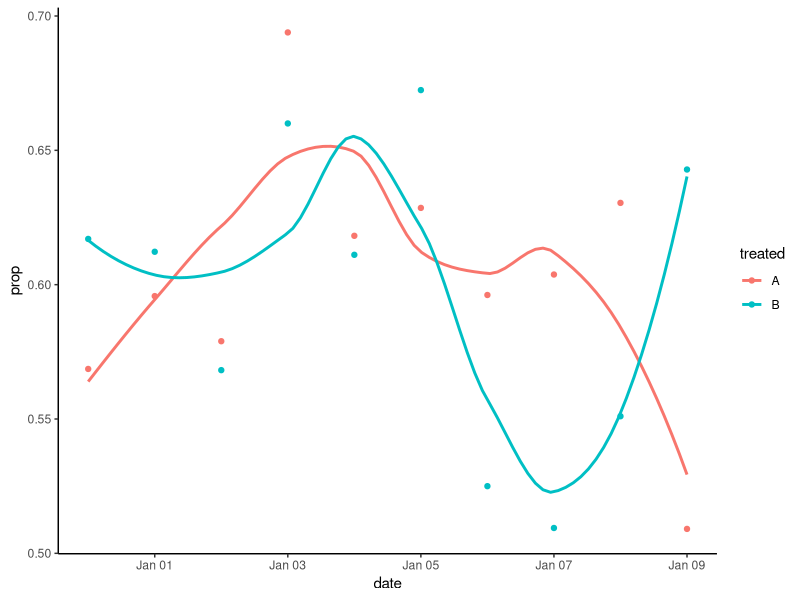
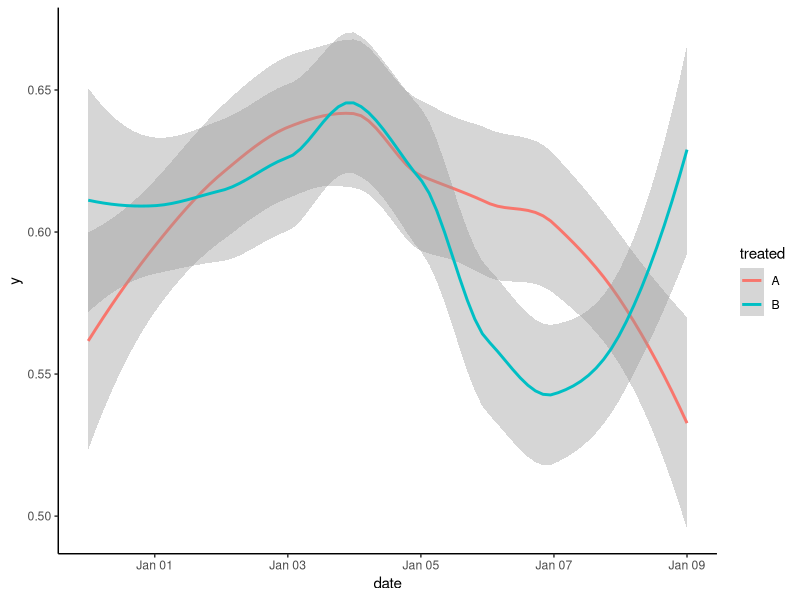

These figures' R source, in order:
set.seed(10)
start_date <- as.Date('2000-01-01')
end_date <- as.Date('2000-01-10')


Data <- data.frame(
  id = rep((1:1000),10),
  group = rep(c("A","B"), 25),
  x = sample(1:100),
  y = sample(c("1", "0"), 10, replace = TRUE),
  date = as.Date(
    sample(as.numeric(start_date):
             as.numeric(end_date), 1000,
           replace = T), origin = '2000-01-01'))

library(tidyverse)
Data %>%
  mutate(treated = factor(group)) %>%
  mutate(date = as.POSIXct(date)) %>% #convert date to date
  group_by(treated, date) %>% #group
  summarise(prop = sum(y=="1")/n()) %>% #calculate proportion
  ggplot() +
  theme_classic() +
  geom_smooth(aes(x = date, y = prop, color = treated), se = F) +
  geom_point(aes(x = date, y = prop, color = treated)) +
  geom_vline(xintercept = as.POSIXct("2000-01-05 12:00 GMT"), color = 'black', lwd = 1)

Data %>%
  mutate(treated = factor(group)) %>%
  mutate(y = ifelse(y == "0", 0, 1)) %>%
  mutate(date = as.POSIXct(date)) %>% #convert date to date
  ggplot() +
  theme_classic() +
  geom_smooth(aes(x = date, y = y, color = treated), method = "loess") +
  geom_vline(xintercept = as.POSIXct("2000-01-05 12:00 GMT"), color = 'black', lwd = 1)
